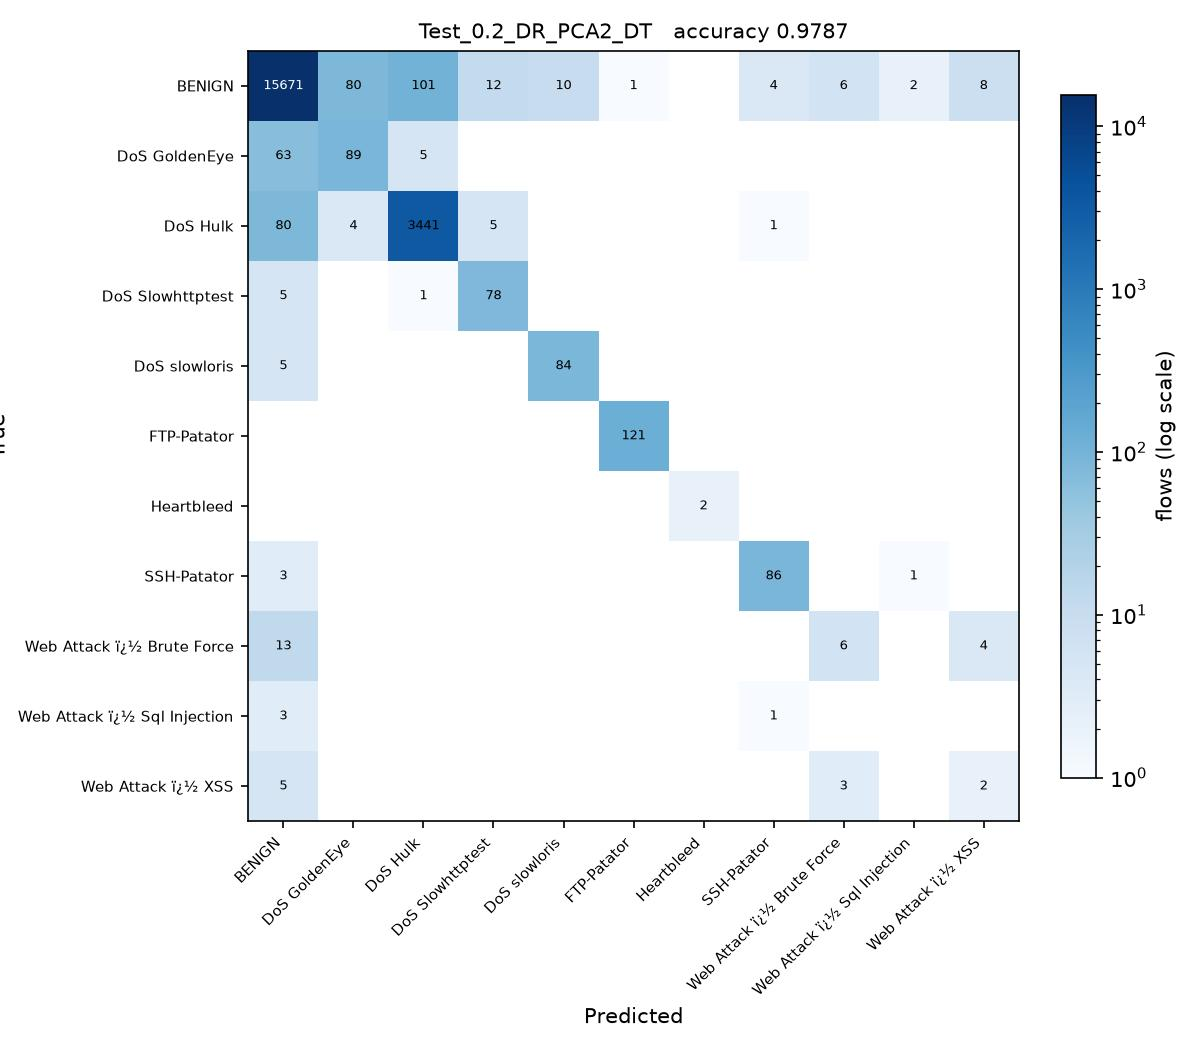

Write Python code to recreate this figure.
# Test_0.2_DR_PCA2_DT.py
#
# Test size 0.2  |  PCA, 2 components  |  Decision Tree (sheet #6)
#
# This is SGDC_60_40.py with the changes marked CHANGE below and nothing else.
#
# Taken from the sheet unchanged.

import os
from pathlib import Path

# CHANGE 1: run from the project folder, so the CSV names below resolve, and
# read them as latin-1. The Web Attack labels contain byte 0x96, which the
# default utf-8 decoder rejects with UnicodeDecodeError.
os.chdir(Path(__file__).resolve().parent.parent)
import numpy as np
import pandas as pd

df1 = pd.read_csv(r'C:\Users\Karthika\OneDrive\Desktop\ACN_PCA_75_Runs\Scripts\Tuesday-WorkingHours.pcap_ISCX (1).csv', low_memory=True, encoding='latin-1')
df2 = pd.read_csv(r'C:\Users\Karthika\OneDrive\Desktop\ACN_PCA_75_Runs\Scripts\Wednesday-workingHours.pcap_ISCX.csv', low_memory=True, encoding='latin-1')
df3 = pd.read_csv(r'C:\Users\Karthika\OneDrive\Desktop\ACN_PCA_75_Runs\Scripts\Thursday-WorkingHours-Morning-WebAttacks.pcap_ISCX.csv', low_memory=True, encoding='latin-1')

dataset = pd.concat([df1, df2, df3], ignore_index=True)

dataset.columns = dataset.columns.str.strip()

# CHANGE 2: a stratified sample of 100000 flows, the same for every run.
# The full three captures hold about 1.3 million flows, which makes 75 runs
# impractical. At least 50 flows of every class are kept.
label = dataset.columns[-1]
dataset = pd.concat(
    [g.sample(n=min(len(g), max(50, round(100000 * len(g) / len(dataset)))), random_state=0)
     for _, g in dataset.groupby(label)],
    ignore_index=True
)

X = dataset.iloc[:, :-1]
y = dataset.iloc[:, -1]

X = X.apply(pd.to_numeric, errors='coerce')

X.replace([np.inf, -np.inf], np.nan, inplace=True)

from sklearn.impute import SimpleImputer

imputer = SimpleImputer(missing_values=np.nan, strategy='mean')
X = imputer.fit_transform(X)

from sklearn.preprocessing import LabelEncoder

labelencoder_y = LabelEncoder()
y = labelencoder_y.fit_transform(y)

from sklearn.model_selection import train_test_split

X_train, X_test, y_train, y_test = train_test_split(
    X,
    y,
    test_size=0.2,   # CHANGE 3: test size
    random_state=0,
    stratify=y
)

# CHANGE 4: PCA, from PCA_LDA_KErnel_PCA_CODE.pdf (fitted on training data only).
# PCA follows the directions of largest variance, so the features have to be on
# a common scale first, otherwise the components just track whichever column has
# the biggest units. The scaler is fitted on the training split only.
from sklearn.preprocessing import StandardScaler
from sklearn.decomposition import PCA

scaler = StandardScaler()
X_train = scaler.fit_transform(X_train)
X_test = scaler.transform(X_test)

pca = PCA(n_components=2)
X_train = pca.fit_transform(X_train)          # no labels: PCA is unsupervised
X_test = pca.transform(X_test)
print("\nVariance explained by 2 components : {:.4f}".format(pca.explained_variance_ratio_.sum()))

# CHANGE 5: Decision Tree (sheet #6) in place of SGDClassifier
from sklearn.tree import DecisionTreeClassifier

classifier = DecisionTreeClassifier(
    criterion='entropy',
    random_state=0
)

classifier.fit(X_train, y_train)

y_pred = classifier.predict(X_test) 

from sklearn.metrics import confusion_matrix
from sklearn.metrics import accuracy_score
from sklearn.metrics import precision_score
from sklearn.metrics import recall_score
from sklearn.metrics import f1_score
from sklearn.metrics import classification_report

cm = confusion_matrix(y_test, y_pred)

print("Confusion Matrix:\n")
print(cm)

print("\nAccuracy : {:.4f}".format(accuracy_score(y_test, y_pred)))
print("\nPrecision : {:.4f}".format(precision_score(y_test, y_pred, average='weighted')))
print("\nRecall : {:.4f}".format(recall_score(y_test, y_pred, average='weighted')))
print("\nF1 Score : {:.4f}".format(f1_score(y_test, y_pred, average='weighted')))

print("\nClassification Report:\n")
print(classification_report(y_test, y_pred))
# CHANGE 6: save the confusion matrix as Test_0.2_DR_PCA2_DT.jpg and record the result
import matplotlib
matplotlib.use('Agg')
import matplotlib.pyplot as plt
from matplotlib.colors import LogNorm

here = Path(__file__).resolve().parent
names = [str(c) for c in labelencoder_y.classes_]
fig, ax = plt.subplots(figsize=(8, 7))
im = ax.imshow(cm, cmap='Blues', norm=LogNorm(vmin=1))
ax.set_xticks(range(len(names)), names, rotation=45, ha='right', fontsize=7)
ax.set_yticks(range(len(names)), names, fontsize=7)
ax.set_xlabel('Predicted')
ax.set_ylabel('True')
ax.set_title('Test_0.2_DR_PCA2_DT   accuracy {:.4f}'.format(accuracy_score(y_test, y_pred)), fontsize=10)
for i in range(cm.shape[0]):
    for j in range(cm.shape[1]):
        if cm[i, j]:
            ax.text(j, i, cm[i, j], ha='center', va='center', fontsize=6,
                    color='white' if cm[i, j] > cm.max() / 3 else 'black')
fig.colorbar(im, ax=ax, fraction=0.04, label='flows (log scale)')
fig.tight_layout()
fig.savefig(here / 'Test_0.2_DR_PCA2_DT.jpg', dpi=150)
plt.close(fig)

row = pd.DataFrame([{
    'Test': 0.2, 'DR': 'PCA2', 'Clas': 'DT',
    'Acc': round(accuracy_score(y_test, y_pred), 4),
    'Pre': round(precision_score(y_test, y_pred, average='weighted', zero_division=0), 4),
    'Rec': round(recall_score(y_test, y_pred, average='weighted', zero_division=0), 4),
    'F1': round(f1_score(y_test, y_pred, average='weighted', zero_division=0), 4),
    'script': 'Test_0.2_DR_PCA2_DT',
}])
out = here.parent / 'results' / '75_runs.csv'
out.parent.mkdir(exist_ok=True)
if out.exists():
    old = pd.read_csv(out)
    row = pd.concat([old[old['script'] != 'Test_0.2_DR_PCA2_DT'], row], ignore_index=True)
row.to_csv(out, index=False)
